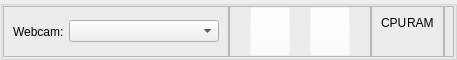
     <widget class="QGroupBox" name="groupBox">
      <property name="minimumSize">
       <size>
        <width>0</width>
        <height>60</height>
       </size>
      </property>
      <property name="maximumSize">
       <size>
        <width>16777215</width>
        <height>60</height>
       </size>
      </property>
      <layout class="QHBoxLayout" name="horizontalLayout_4">
       <property name="spacing">
        <number>0</number>
       </property>
       <property name="leftMargin">
        <number>0</number>
       </property>
       <property name="topMargin">
        <number>0</number>
       </property>
       <property name="rightMargin">
        <number>0</number>
       </property>
       <property name="bottomMargin">
        <number>0</number>
       </property>
       <item>
        <widget class="QFrame" name="frame_9">
         <property name="frameShape">
          <enum>QFrame::StyledPanel</enum>
         </property>
         <property name="frameShadow">
          <enum>QFrame::Raised</enum>
         </property>
         <layout class="QHBoxLayout" name="horizontalLayout_5">
          <item>
           <widget class="QLabel" name="label_6">
            <property name="maximumSize">
             <size>
              <width>50</width>
              <height>16777215</height>
             </size>
            </property>
            <property name="text">
             <string>Webcam:</string>
            </property>
           </widget>
          </item>
          <item>
           <widget class="QComboBox" name="comboBox_webcam">
            <property name="minimumSize">
             <size>
              <width>150</width>
              <height>0</height>
             </size>
            </property>
            <property name="maximumSize">
             <size>
              <width>150</width>
              <height>16777215</height>
             </size>
            </property>
           </widget>
          </item>
         </layout>
        </widget>
       </item>
       <item alignment="Qt::AlignLeft">
        <widget class="QFrame" name="frame_13">
         <property name="frameShape">
          <enum>QFrame::StyledPanel</enum>
         </property>
         <property name="frameShadow">
          <enum>QFrame::Raised</enum>
         </property>
         <layout class="QHBoxLayout" name="horizontalLayout_6">
          <property name="spacing">
           <number>20</number>
          </property>
          <property name="leftMargin">
           <number>20</number>
          </property>
          <property name="topMargin">
           <number>0</number>
          </property>
          <property name="rightMargin">
           <number>20</number>
          </property>
          <property name="bottomMargin">
           <number>0</number>
          </property>
          <item>
           <widget class="QPushButton" name="pushButton_start_webcam">
            <property name="minimumSize">
             <size>
              <width>0</width>
              <height>0</height>
             </size>
            </property>
            <property name="maximumSize">
             <size>
              <width>50</width>
              <height>50</height>
             </size>
            </property>
            <property name="styleSheet">
             <string notr="true">background-color: rgba(255, 255, 255, 0);</string>
            </property>
            <property name="text">
             <string/>
            </property>
            <property name="icon">
             <iconset resource="recursos.qrc">
              <normaloff>:/iconos/btn_encender.png</normaloff>:/iconos/btn_encender.png</iconset>
            </property>
            <property name="iconSize">
             <size>
              <width>24</width>
              <height>24</height>
             </size>
            </property>
           </widget>
          </item>
          <item>
           <widget class="QPushButton" name="pushButton_stop_webcam">
            <property name="maximumSize">
             <size>
              <width>50</width>
              <height>50</height>
             </size>
            </property>
            <property name="styleSheet">
             <string notr="true">background-color: rgba(255, 255, 255, 0);</string>
            </property>
            <property name="text">
             <string/>
            </property>
            <property name="icon">
             <iconset resource="recursos.qrc">
              <normaloff>:/iconos/btn_apagar.png</normaloff>:/iconos/btn_apagar.png</iconset>
            </property>
            <property name="iconSize">
             <size>
              <width>24</width>
              <height>24</height>
             </size>
            </property>
           </widget>
          </item>
         </layout>
        </widget>
       </item>
       <item>
        <widget class="QFrame" name="frame_14">
         <property name="styleSheet">
          <string notr="true"/>
         </property>
         <property name="frameShape">
          <enum>QFrame::StyledPanel</enum>
         </property>
         <property name="frameShadow">
          <enum>QFrame::Raised</enum>
         </property>
         <layout class="QVBoxLayout" name="verticalLayout_12">
          <item>
           <layout class="QGridLayout" name="gridLayout_5">
            <property name="spacing">
             <number>0</number>
            </property>
            <item row="0" column="1" alignment="Qt::AlignHCenter">
             <widget class="QLabel" name="label_8">
              <property name="text">
               <string>RAM</string>
              </property>
             </widget>
            </item>
            <item row="0" column="0" alignment="Qt::AlignHCenter">
             <widget class="QLabel" name="label_7">
              <property name="text">
               <string>CPU</string>
              </property>
             </widget>
            </item>
            <item row="1" column="0" alignment="Qt::AlignHCenter">
             <widget class="QLabel" name="label_cpu">
              <property name="font">
               <font>
                <family>Arial Black</family>
                <pointsize>10</pointsize>
                <weight>75</weight>
                <bold>true</bold>
               </font>
              </property>
              <property name="text">
               <string/>
              </property>
             </widget>
            </item>
            <item row="1" column="1" alignment="Qt::AlignHCenter">
             <widget class="QLabel" name="label_ram">
              <property name="font">
               <font>
                <family>Arial Black</family>
                <pointsize>10</pointsize>
                <weight>75</weight>
                <bold>true</bold>
               </font>
              </property>
              <property name="text">
               <string/>
              </property>
             </widget>
            </item>
           </layout>
          </item>
         </layout>
        </widget>
       </item>
       <item>
        <widget class="QFrame" name="frame_15">
         <property name="frameShape">
          <enum>QFrame::StyledPanel</enum>
         </property>
         <property name="frameShadow">
          <enum>QFrame::Raised</enum>
         </property>
         <layout class="QVBoxLayout" name="verticalLayout_13">
          <property name="spacing">
           <number>10</number>
          </property>
          <property name="leftMargin">
           <number>0</number>
          </property>
          <property name="topMargin">
           <number>0</number>
          </property>
          <property name="rightMargin">
           <number>0</number>
          </property>
          <property name="bottomMargin">
           <number>0</number>
          </property>
          <item alignment="Qt::AlignHCenter|Qt::AlignVCenter">
           <widget class="QLabel" name="label_date">
            <property name="font">
             <font>
              <family>Arial Black</family>
              <pointsize>10</pointsize>
              <weight>75</weight>
              <bold>true</bold>
             </font>
            </property>
            <property name="text">
             <string/>
            </property>
           </widget>
          </item>
          <item alignment="Qt::AlignHCenter|Qt::AlignVCenter">
           <widget class="QLabel" name="label_time">
            <property name="font">
             <font>
              <family>Arial Black</family>
              <pointsize>10</pointsize>
              <weight>75</weight>
              <bold>true</bold>
             </font>
            </property>
            <property name="text">
             <string/>
            </property>
           </widget>
          </item>
         </layout>
        </widget>
       </item>
      </layout>
     </widget>
